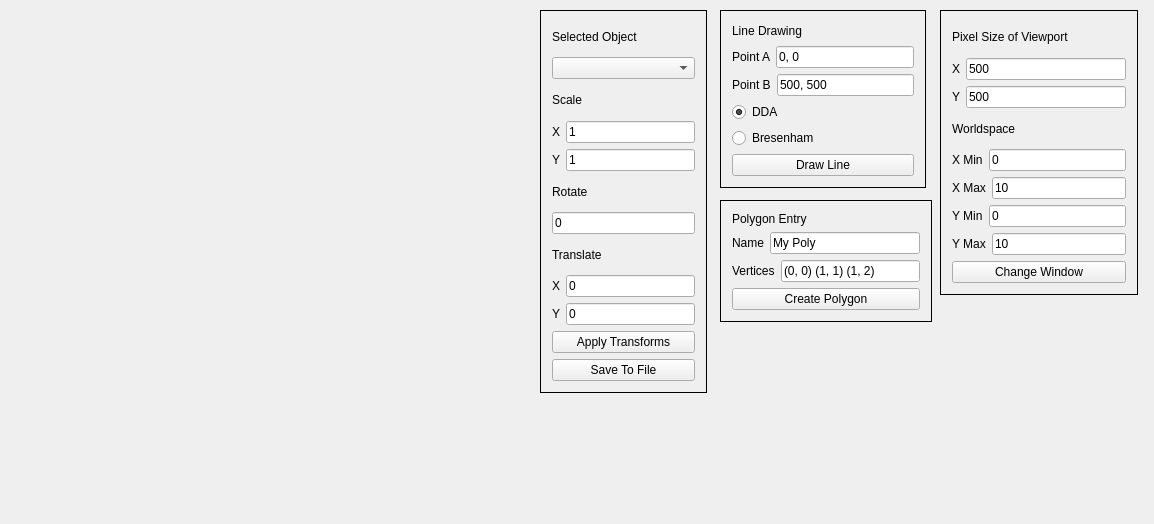
<?xml version="1.0" encoding="UTF-8"?>
<ui version="4.0">
 <class>MainWindow</class>
 <widget class="QMainWindow" name="MainWindow">
  <property name="geometry">
   <rect>
    <x>0</x>
    <y>0</y>
    <width>1154</width>
    <height>524</height>
   </rect>
  </property>
  <property name="windowTitle">
   <string>MainWindow</string>
  </property>
  <widget class="QWidget" name="centralWidget">
   <widget class="GLWidget" name="widget" native="true">
    <property name="geometry">
     <rect>
      <x>9</x>
      <y>9</y>
      <width>500</width>
      <height>500</height>
     </rect>
    </property>
    <property name="sizePolicy">
     <sizepolicy hsizetype="Expanding" vsizetype="Preferred">
      <horstretch>0</horstretch>
      <verstretch>0</verstretch>
     </sizepolicy>
    </property>
   </widget>
   <widget class="QFrame" name="frame">
    <property name="geometry">
     <rect>
      <x>720</x>
      <y>10</y>
      <width>206</width>
      <height>178</height>
     </rect>
    </property>
    <property name="frameShape">
     <enum>QFrame::Box</enum>
    </property>
    <layout class="QVBoxLayout" name="verticalLayout">
     <item>
      <widget class="QLabel" name="label_20">
       <property name="text">
        <string>Line Drawing</string>
       </property>
      </widget>
     </item>
     <item>
      <layout class="QHBoxLayout" name="horizontalLayout">
       <item>
        <widget class="QLabel" name="label_21">
         <property name="text">
          <string>Point A</string>
         </property>
        </widget>
       </item>
       <item>
        <widget class="QLineEdit" name="linepointa">
         <property name="text">
          <string>0, 0</string>
         </property>
        </widget>
       </item>
      </layout>
     </item>
     <item>
      <layout class="QHBoxLayout" name="horizontalLayout_2">
       <item>
        <widget class="QLabel" name="label_22">
         <property name="text">
          <string>Point B</string>
         </property>
        </widget>
       </item>
       <item>
        <widget class="QLineEdit" name="linepointb">
         <property name="text">
          <string>500, 500</string>
         </property>
        </widget>
       </item>
      </layout>
     </item>
     <item>
      <widget class="QRadioButton" name="ddabutton">
       <property name="text">
        <string>DDA</string>
       </property>
       <property name="checked">
        <bool>true</bool>
       </property>
       <attribute name="buttonGroup">
        <string notr="true">linedraw</string>
       </attribute>
      </widget>
     </item>
     <item>
      <widget class="QRadioButton" name="radioButton_2">
       <property name="text">
        <string>Bresenham</string>
       </property>
       <attribute name="buttonGroup">
        <string notr="true">linedraw</string>
       </attribute>
      </widget>
     </item>
     <item>
      <widget class="QPushButton" name="drawline">
       <property name="text">
        <string>Draw Line</string>
       </property>
      </widget>
     </item>
    </layout>
   </widget>
   <widget class="QFrame" name="frame">
    <property name="geometry">
     <rect>
      <x>540</x>
      <y>10</y>
      <width>167</width>
      <height>383</height>
     </rect>
    </property>
    <property name="frameShape">
     <enum>QFrame::Box</enum>
    </property>
    <layout class="QVBoxLayout" name="verticalLayout_3">
     <item>
      <widget class="QLabel" name="label_8">
       <property name="text">
        <string>Selected Object</string>
       </property>
      </widget>
     </item>
     <item>
      <widget class="QComboBox" name="comboBox">
       <property name="editable">
        <bool>false</bool>
       </property>
      </widget>
     </item>
     <item>
      <widget class="QLabel" name="label_2">
       <property name="text">
        <string>Scale</string>
       </property>
      </widget>
     </item>
     <item>
      <layout class="QHBoxLayout" name="horizontalLayout_8">
       <item>
        <widget class="QLabel" name="label_4">
         <property name="sizePolicy">
          <sizepolicy hsizetype="Minimum" vsizetype="Preferred">
           <horstretch>0</horstretch>
           <verstretch>0</verstretch>
          </sizepolicy>
         </property>
         <property name="text">
          <string>X</string>
         </property>
        </widget>
       </item>
       <item>
        <widget class="QLineEdit" name="scalex">
         <property name="text">
          <string>1</string>
         </property>
        </widget>
       </item>
      </layout>
     </item>
     <item>
      <layout class="QHBoxLayout" name="horizontalLayout_7">
       <item>
        <widget class="QLabel" name="label_5">
         <property name="sizePolicy">
          <sizepolicy hsizetype="Minimum" vsizetype="Preferred">
           <horstretch>0</horstretch>
           <verstretch>0</verstretch>
          </sizepolicy>
         </property>
         <property name="text">
          <string>Y</string>
         </property>
        </widget>
       </item>
       <item>
        <widget class="QLineEdit" name="scaley">
         <property name="sizePolicy">
          <sizepolicy hsizetype="Expanding" vsizetype="Fixed">
           <horstretch>0</horstretch>
           <verstretch>0</verstretch>
          </sizepolicy>
         </property>
         <property name="text">
          <string>1</string>
         </property>
        </widget>
       </item>
      </layout>
     </item>
     <item>
      <widget class="QLabel" name="label_3">
       <property name="text">
        <string>Rotate</string>
       </property>
      </widget>
     </item>
     <item>
      <widget class="QLineEdit" name="rotate">
       <property name="text">
        <string>0</string>
       </property>
      </widget>
     </item>
     <item>
      <widget class="QLabel" name="label">
       <property name="text">
        <string>Translate</string>
       </property>
      </widget>
     </item>
     <item>
      <layout class="QHBoxLayout" name="horizontalLayout_5">
       <item>
        <widget class="QLabel" name="label_6">
         <property name="sizePolicy">
          <sizepolicy hsizetype="Minimum" vsizetype="Preferred">
           <horstretch>0</horstretch>
           <verstretch>0</verstretch>
          </sizepolicy>
         </property>
         <property name="text">
          <string>X</string>
         </property>
        </widget>
       </item>
       <item>
        <widget class="QLineEdit" name="translatex">
         <property name="text">
          <string>0</string>
         </property>
        </widget>
       </item>
      </layout>
     </item>
     <item>
      <layout class="QHBoxLayout" name="horizontalLayout_6">
       <item>
        <widget class="QLabel" name="label_7">
         <property name="sizePolicy">
          <sizepolicy hsizetype="Minimum" vsizetype="Preferred">
           <horstretch>0</horstretch>
           <verstretch>0</verstretch>
          </sizepolicy>
         </property>
         <property name="text">
          <string>Y</string>
         </property>
        </widget>
       </item>
       <item>
        <widget class="QLineEdit" name="translatey">
         <property name="text">
          <string>0</string>
         </property>
        </widget>
       </item>
      </layout>
     </item>
     <item>
      <widget class="QPushButton" name="pushButton">
       <property name="text">
        <string>Apply Transforms</string>
       </property>
      </widget>
     </item>
     <item>
      <widget class="QPushButton" name="save">
       <property name="text">
        <string>Save To File</string>
       </property>
      </widget>
     </item>
    </layout>
   </widget>
   <widget class="QFrame" name="frame">
    <property name="geometry">
     <rect>
      <x>720</x>
      <y>200</y>
      <width>212</width>
      <height>122</height>
     </rect>
    </property>
    <property name="frameShape">
     <enum>QFrame::Box</enum>
    </property>
    <layout class="QVBoxLayout" name="verticalLayout_2">
     <item>
      <widget class="QLabel" name="label_17">
       <property name="text">
        <string>Polygon Entry</string>
       </property>
      </widget>
     </item>
     <item>
      <layout class="QHBoxLayout" name="horizontalLayout_3">
       <item>
        <widget class="QLabel" name="label_19">
         <property name="text">
          <string>Name</string>
         </property>
        </widget>
       </item>
       <item>
        <widget class="QLineEdit" name="polygonname">
         <property name="text">
          <string>My Poly</string>
         </property>
        </widget>
       </item>
      </layout>
     </item>
     <item>
      <layout class="QHBoxLayout" name="horizontalLayout_4">
       <item>
        <widget class="QLabel" name="label_18">
         <property name="text">
          <string>Vertices</string>
         </property>
        </widget>
       </item>
       <item>
        <widget class="QLineEdit" name="polygonvertices">
         <property name="text">
          <string>(0, 0) (1, 1) (1, 2)</string>
         </property>
        </widget>
       </item>
      </layout>
     </item>
     <item>
      <widget class="QPushButton" name="pushButton_3">
       <property name="text">
        <string>Create Polygon</string>
       </property>
      </widget>
     </item>
    </layout>
   </widget>
   <widget class="QFrame" name="frame">
    <property name="geometry">
     <rect>
      <x>940</x>
      <y>10</y>
      <width>198</width>
      <height>285</height>
     </rect>
    </property>
    <property name="frameShape">
     <enum>QFrame::Box</enum>
    </property>
    <layout class="QVBoxLayout" name="verticalLayout_4">
     <item>
      <widget class="QLabel" name="label_10">
       <property name="text">
        <string>Pixel Size of Viewport</string>
       </property>
      </widget>
     </item>
     <item>
      <layout class="QHBoxLayout" name="horizontalLayout_13">
       <item>
        <widget class="QLabel" name="label_11">
         <property name="text">
          <string>X</string>
         </property>
        </widget>
       </item>
       <item>
        <widget class="QLineEdit" name="viewportx">
         <property name="text">
          <string>500</string>
         </property>
        </widget>
       </item>
      </layout>
     </item>
     <item>
      <layout class="QHBoxLayout" name="horizontalLayout_14">
       <item>
        <widget class="QLabel" name="label_12">
         <property name="text">
          <string>Y</string>
         </property>
        </widget>
       </item>
       <item>
        <widget class="QLineEdit" name="viewporty">
         <property name="text">
          <string>500</string>
         </property>
        </widget>
       </item>
      </layout>
     </item>
     <item>
      <widget class="QLabel" name="label_23">
       <property name="text">
        <string>Worldspace</string>
       </property>
      </widget>
     </item>
     <item>
      <layout class="QHBoxLayout" name="horizontalLayout_9">
       <item>
        <widget class="QLabel" name="label_13">
         <property name="text">
          <string>X Min</string>
         </property>
        </widget>
       </item>
       <item>
        <widget class="QLineEdit" name="xmin">
         <property name="text">
          <string>0</string>
         </property>
        </widget>
       </item>
      </layout>
     </item>
     <item>
      <layout class="QHBoxLayout" name="horizontalLayout_10">
       <item>
        <widget class="QLabel" name="label_14">
         <property name="text">
          <string>X Max</string>
         </property>
        </widget>
       </item>
       <item>
        <widget class="QLineEdit" name="xmax">
         <property name="text">
          <string>10</string>
         </property>
        </widget>
       </item>
      </layout>
     </item>
     <item>
      <layout class="QHBoxLayout" name="horizontalLayout_11">
       <item>
        <widget class="QLabel" name="label_15">
         <property name="text">
          <string>Y Min</string>
         </property>
        </widget>
       </item>
       <item>
        <widget class="QLineEdit" name="ymin">
         <property name="text">
          <string>0</string>
         </property>
        </widget>
       </item>
      </layout>
     </item>
     <item>
      <layout class="QHBoxLayout" name="horizontalLayout_12">
       <item>
        <widget class="QLabel" name="label_16">
         <property name="text">
          <string>Y Max</string>
         </property>
        </widget>
       </item>
       <item>
        <widget class="QLineEdit" name="ymax">
         <property name="text">
          <string>10</string>
         </property>
        </widget>
       </item>
      </layout>
     </item>
     <item>
      <widget class="QPushButton" name="pushButton_2">
       <property name="text">
        <string>Change Window</string>
       </property>
      </widget>
     </item>
    </layout>
   </widget>
  </widget>
 </widget>
 <layoutdefault spacing="6" margin="11"/>
 <customwidgets>
  <customwidget>
   <class>GLWidget</class>
   <extends>QWidget</extends>
   <header>glwidget.h</header>
   <container>1</container>
  </customwidget>
 </customwidgets>
 <resources/>
 <connections/>
 <buttongroups>
  <buttongroup name="linedraw"/>
 </buttongroups>
</ui>
